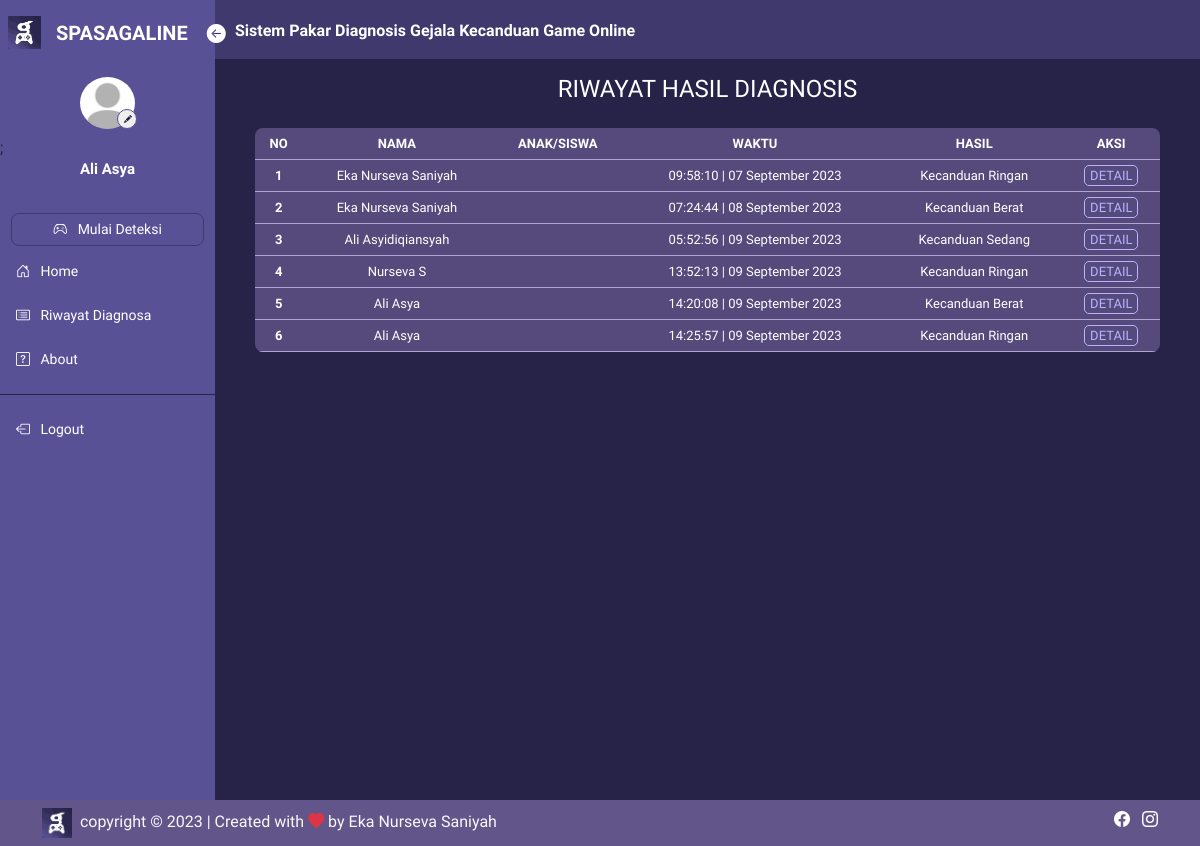
Page /riwayat/index.php (signed in) on the earlier database version.
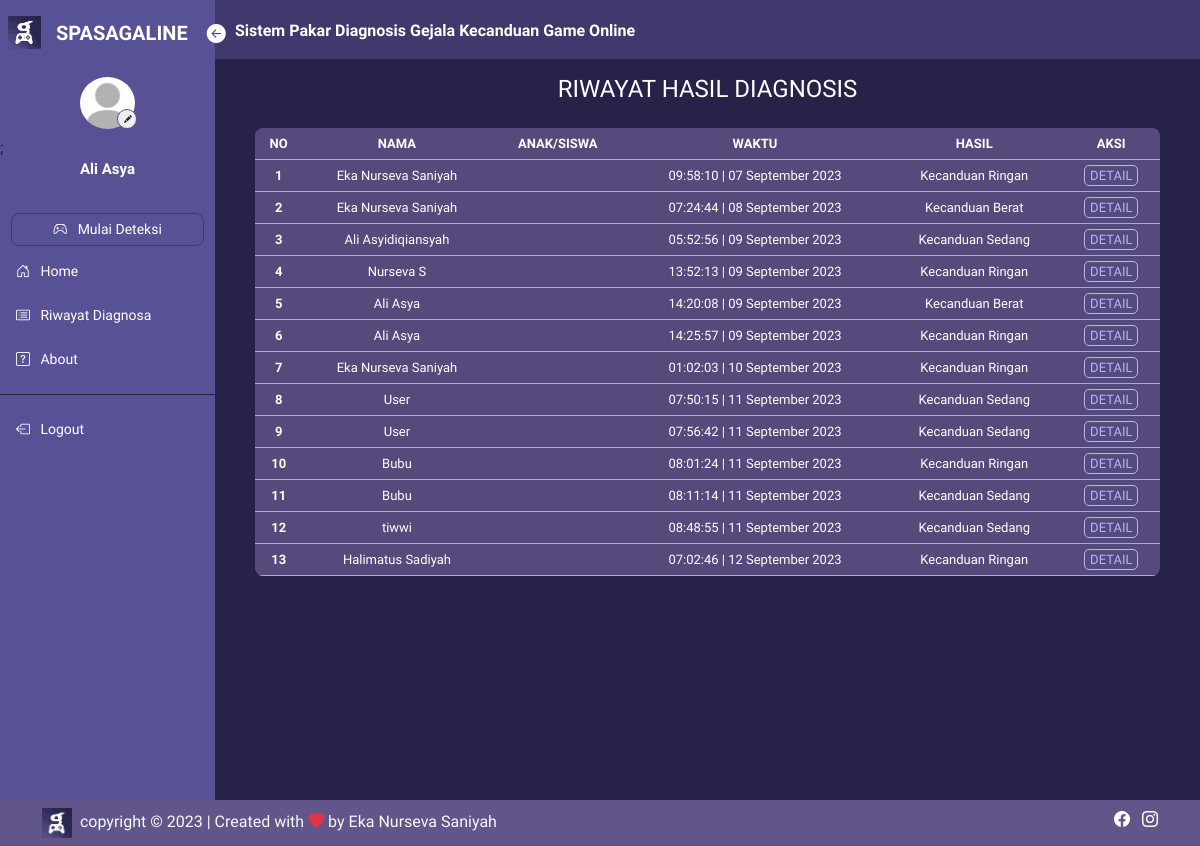
Same page on the later database version.
### tables this page shows
CREATE TABLE `hasil` (
  `idhasil` int(11) NOT NULL,
  `iduser` int(11) NOT NULL,
  `tanggal` timestamp NOT NULL DEFAULT current_timestamp() ON UPDATE current_timestamp(),
  `hsl_kategori` varchar(45) NOT NULL,
  `salience` double NOT NULL,
  `tolerance` double NOT NULL,
  `mood_modification` double NOT NULL,
  `relapse` double NOT NULL,
  `withdrawal` double NOT NULL,
  `conflict` double NOT NULL,
  `problem` double DEFAULT NULL
);

CREATE TABLE `user` (
  `iduser` int(11) NOT NULL,
  `nama` varchar(50) NOT NULL,
  `username` varchar(45) NOT NULL,
  `password` varchar(100) NOT NULL,
  `email` varchar(50) NOT NULL,
  `foto` varchar(50) NOT NULL,
  `level` varchar(30) NOT NULL
);

CREATE TABLE `kategori` (
  `idkategori` int(11) NOT NULL,
  `nama_kategori` varchar(30) NOT NULL,
  `range_atas` double NOT NULL,
  `range_bawah` double NOT NULL
);

### controller/controller_main.php (called while the page is built, shortened)
<?php
$conn = mysqli_connect("localhost", "root", "", "spasagaline");
function query($query)
{
    global $conn;
    $result = mysqli_query($conn, $query);
    $rows = [];
    while ($row = mysqli_fetch_assoc($result)) {
        $rows[] = $row;
    }
    return $rows;
}
function generateRandomKey()
{
    $keyLength = 32;
    $randomBytes = openssl_random_pseudo_bytes($keyLength, $strong);
    if (!$strong) {
        $randomBytes = random_bytes($keyLength);
    }
    return base64_encode($randomBytes);
}
function enkripsi($kata)
{
    $key = generateRandomKey();
    $string = openssl_encrypt($kata, 'AES-256-CBC', $key, 0, substr($key, 0, 16));
    $hasilEnkripsi = base64_encode($key . $string);
    return $hasilEnkripsi;
}
function dekripsi($kata)
{
    $string = base64_decode($kata);
    $key = substr($string, 0, 44);
    $enkripsi = substr($string, 44);
    $hasil = openssl_decrypt($enkripsi, 'AES-256-CBC', $key, 0, substr($key, 0, 16));
    return $hasil;
}
?>

### riwayat/index.php (the view, shortened to what the changed rows need)
<?php
$id = dekripsi($_COOKIE['SPASAGALINENS']);
$user = query("SELECT * FROM user WHERE iduser = $id")[0];
$data_hasil = query("SELECT * FROM hasil");
?>
<html lang="en">
<head>
    <link href="https://cdn.jsdelivr.net/npm/bootstrap@5.3.0/dist/css/bootstrap.min.css" rel="stylesheet"
>
    <link rel="stylesheet" href="https://cdn.jsdelivr.net/npm/bootstrap-icons@1.10.5/font/bootstrap-icons.css">
    <link rel="stylesheet" href="https://cdn.datatables.net/1.13.4/css/jquery.dataTables.min.css">
    <link rel="stylesheet" href="../style.css">
</head>
<body>
    <div class="main-container d-flex">
        <?php
        if ($user['level'] === "User") {
            require_once('../sidenav/sidebar_user.php');
        } elseif ($user['level'] === "Admin") {
            require_once('../sidenav/sidebar.php');
        } else {
            echo "Error: Peran pengguna tidak valid.";
        }
        ?>
        <div class="content">
            <div class="contents px-4 py-3">
                <div class="px-3">
                    <div class="tabel">
                        <table id="example" class="table table-hover text-center">
                            <thead>
                                <tr>
                                    <th scope="col">NO</th>
                                    <th scope="col">NAMA</th>
                                    <th scope="col">ANAK/SISWA</th>
                                    <th scope="col">WAKTU</th>
                                    <th scope="col">HASIL</th>
                                    <th scope="col">AKSI</th>
                                </tr>
                            </thead>
                            <tbody>
                                <?php
                                $i = 1;
                                foreach ($data_hasil as $h):
                                    $enkripsi_hasil = enkripsi($h['idhasil']);
                                    $iduser = $h['iduser'];
                                    $waktu = strftime('%H:%M:%S | %d %B %Y', strtotime($h['tanggal']));
                                    $nama = query("SELECT nama FROM user WHERE iduser = $iduser")[0];
                                    ?>
                                    <tr>
                                        <th scope="row">
                                            <?= $i; ?>
                                        </th>
                                        <td>
                                            <?= $nama['nama']; ?>
                                        </td>
                                        <td>
                                        </td>
                                        <td>
                                            <?= $waktu; ?>
                                        </td>
                                        <td>
                                            <?php
                                            $nama_kategori = $h['hsl_kategori'];
                                            $kategori = query("SELECT nama_kategori FROM kategori WHERE nama_kategori = '$nama_kategori'")[0];
                                            ?>
                                            Kecanduan
                                            <?= $kategori['nama_kategori']; ?>
                                        </td>
                                        <td>
                                            <a class="detail" href="../hasil?idhasil=<?= $enkripsi_hasil ?>">
                                                DETAIL
                                            </a>
                                        </td>
                                    </tr>
                                    <?php
                                    $i++;
                                endforeach;
                                ?>
                            </tbody>
                        </table>
                    </div>
                </div>
            </div>
        </div>
    </div>
</body>
</html>

Differences in the rows shown:
added hasil: iduser.nama "Eka Nurseva Saniyah", tanggal "01:02:03 | 10 September 2023", kategori.nama_kategori "Ringan"
added hasil: iduser.nama "User", tanggal "07:50:15 | 11 September 2023", kategori.nama_kategori "Sedang"
added hasil: iduser.nama "User", tanggal "07:56:42 | 11 September 2023", kategori.nama_kategori "Sedang"
added hasil: iduser.nama "Bubu", tanggal "08:01:24 | 11 September 2023", kategori.nama_kategori "Ringan"
added hasil: iduser.nama "Bubu", tanggal "08:11:14 | 11 September 2023", kategori.nama_kategori "Sedang"
added hasil: iduser.nama "tiwwi", tanggal "08:48:55 | 11 September 2023", kategori.nama_kategori "Sedang"
added hasil: iduser.nama "Halimatus Sadiyah", tanggal "07:02:46 | 12 September 2023", kategori.nama_kategori "Ringan"
